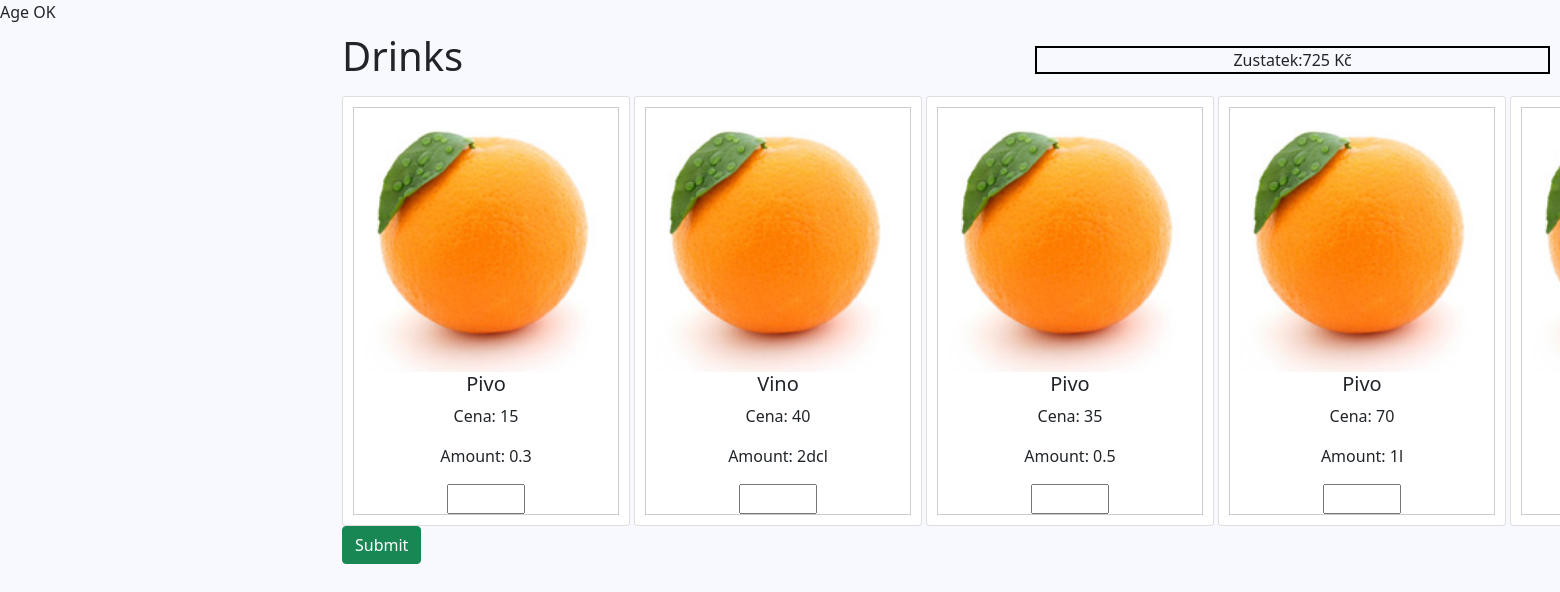
The app's page /drink-menu/index.php?id=1 with its own data.
### tables this page shows
CREATE TABLE `users` (
  `id` int(11) NOT NULL,
  `name` text NOT NULL,
  `age` int(11) NOT NULL,
  `cash` int(11) NOT NULL
);

CREATE TABLE `drinks` (
  `drink_id` int(11) NOT NULL,
  `product` text NOT NULL,
  `price` int(11) NOT NULL,
  `amount` varchar(11) NOT NULL
);

### drink-menu/index.php (the view, shortened to what this page needs)
<?php
    include("../db.php");
    if (isset($_GET['id'])) {
        $id = $_GET['id'];
        $records = mysqli_query($con, "SELECT * from users where id='".$id."'");
        while ($data = mysqli_fetch_array($records)) {
            $cash = $data['cash'];
?>
<!doctype html>
<html lang="en">
<head>
    <link rel="stylesheet" type="text/css"
        href="https://stackpath.bootstrapcdn.com/font-awesome/4.7.0/css/font-awesome.min.css">
    <link href="https://cdn.jsdelivr.net/npm/bootstrap@5.0.2/dist/css/bootstrap.min.css" rel="stylesheet"
>
    <link rel="stylesheet" href="../style.css">
</head>
<body>
            <nav class="navbar navbar-light">
                    <div class="container">
                            <h1 class="text-center">Drinks</h1>
                            <div class="block">Zustatek:<span><?php echo $cash; ?> Kč</span></div>
                    </div>
                  </nav>
    <div class="container">
        <div class="row">
            <form action="" method="post" >
                <div class="d-flex">
            <?php
            $drinks = mysqli_query($con, "SELECT * from drinks");
            while ($drink = mysqli_fetch_array($drinks)) {
                $drink_id = $drink['drink_id'];
                echo '
                <div class="col-md-4 col-lg-4 col-sm-4">
                    <label class="card" style="width: 18rem;">
                        <input type="checkbox" name="client" class="card-input-element" value="'.$drink_id.'" />
                        <div class="panel panel-default card-input text-center card-body">
                            <img class="card-img-top" src="../orange.jpg" alt="Card image cap">
                            <h5 class="card-title">'.$drink["product"].'</h5>
                            <p class="card-text">Cena: '.$drink["price"].'</p>
                            <p class="card-text">Amount: '.$drink["amount"].'</p>
                            <input type="hidden" name="product[]" value="'.$drink_id.'">
                            <input type="hidden" name="price[]" value="'.$drink["price"].'">
                            <input type="number" name="amount[]" min="0" max="5">
                        </div>
                    </label>
                </div>
                ';
            }
            ?>
        </div>
                <input type="submit" class="btn btn-success">
            </form>
        </div>
    </div>
    <?php
        }
    } ?>
</body>
</html>

### style.css (style rules this page uses)
body { background: ghostwhite; }
.container { max-width: 900px; margin: 0 auto; }
label { width: 100%; }
.card-input { margin: 10px; padding: 00px; border: 1px solid #ccc; }
.block { width: 33%; border: 2px solid black; text-align: center; right: 0; position: absolute; margin-right: 10px; }

### records on screen
users: cash "725"
drinks: product "Pivo", price "15", amount "0.3"
drinks: product "Vino", price "40", amount "2dcl"
drinks: product "Pivo", price "35", amount "0.5"
drinks: product "Pivo", price "70", amount "1l"
